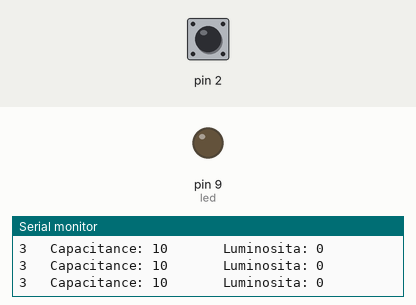
This sketch was run on a simulated Arduino Uno, built with avr-gcc and run on an emulated ATmega328P. On the bench: output pins drawn as LEDs (lit = HIGH), the last lines printed to the serial monitor. Dashed ring = blinking. Inputs (shaded band) come from the test bench; at power-on: pin 2 HIGH.

Above: at 1.2 s.
1.3 s: pin 2 pulled LOW for 0.15 s
At 1.38 s:
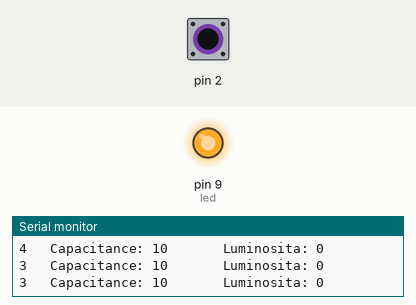
2.9 s: pin 2 pulled LOW for 1 s
At 4.9 s:
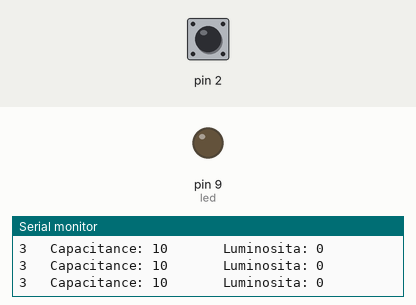
6.9 s: pin 2 pulsed LOW 2 times (0.12 s each, 0.3 s apart)
At 6.96 s:
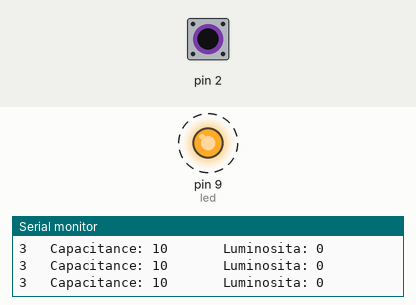
10.5 s: pin 2 driven LOW
At 11.9 s:
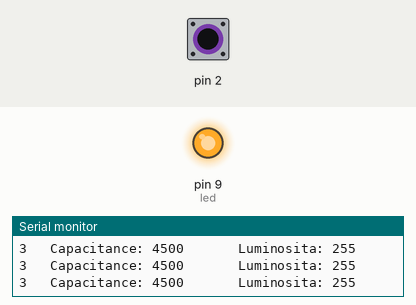
13.5 s: pin 2 driven HIGH
At 14.1 s:
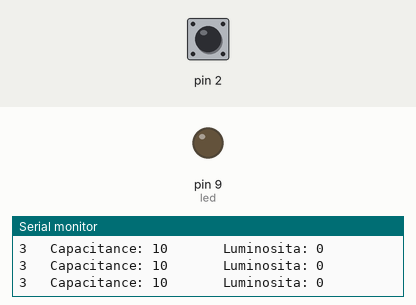
Timing chart, 0 to 16.5 s (numbered marks = the images above; inputs shaded):
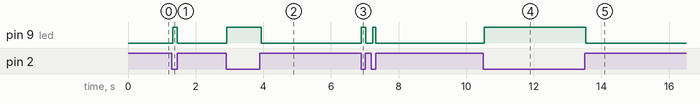

Measured:
- after the input at 1.3 s, pin 9 (led): LOW → HIGH at once, → LOW 0.13 s later
- after the input at 2.9 s, pin 9 (led): LOW → HIGH at once, → LOW 1.0 s later
- after the input at 6.9 s, pin 9 (led): alternates HIGH for 0.11 s and LOW for 0.20 s, 4 changes in all, then stays LOW, starting at once
- after the input at 10.5 s, pin 9 (led): LOW → HIGH at once
- after the input at 13.5 s, pin 9 (led): HIGH → LOW at once

The sketch:

led_pwm.ino
```cpp
#include <CapacitiveSensor.h>

/*
 * CapitiveSense Library Demo Sketch
 * Paul Badger 2008
 * Uses a high value resistor e.g. 10M between send pin and receive pin
 * Resistor effects sensitivity, experiment with values, 50K - 50M. Larger resistor values yield larger sensor values.
 * Receive pin is the sensor pin - try different amounts of foil/metal on this pin
 */


CapacitiveSensor   cs_4_2 = CapacitiveSensor(4, 2);       // 10M resistor between pins 4 & 2, pin 2 is sensor pin, add a wire and or foil if desired
// pin 8 is sensor pin, add a wire and or foil
const int led = 9;        // pin that the Piezo is attached to
int sensorMin = 50;        // minimum sensor value
int sensorMax = 3200;           // maximum sensor value
void setup()
{
  cs_4_2.set_CS_AutocaL_Millis(0xFFFFFFFF);     // turn off autocalibrate on channel 1 - just as an example
  Serial.begin(9600);
  pinMode(led, OUTPUT);
}

void loop()
{
  long start = millis();
  long total1 =  smoothRead(cs_4_2.capacitiveSensor(30));

  int value = map(total1, sensorMin, sensorMax, 0, 255);

  value = constrain(value, 0, 255);
  analogWrite(led, value);

  Serial.print(millis() - start);        // check on performance in milliseconds
  Serial.print("\t Capacitance: ");                    // tab character for debug windown spacing

  Serial.print(total1);                  // print sensor output 1
  Serial.print("  \t   Luminosita: ");
  Serial.println(value);
  delay(1);                             // arbitrary delay to limit data to serial port

}

// Funzioni

int smoothRead(int value) {
//  Legge 10 valori dal sensore e ritorna il valore medio tra questi.
  int total = 0;
  for (int i = 0; i < 10; i++) {
    total = total + value;
  }
  return(total / 10);
}
```
